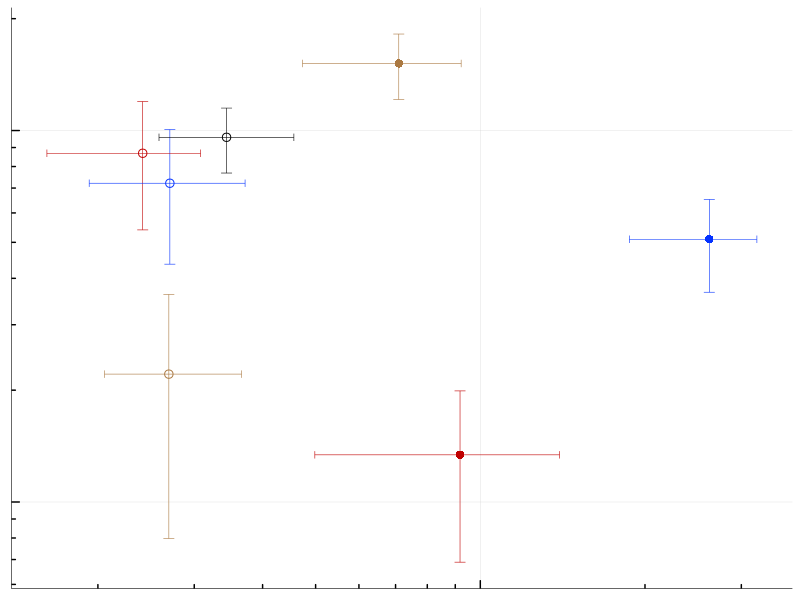
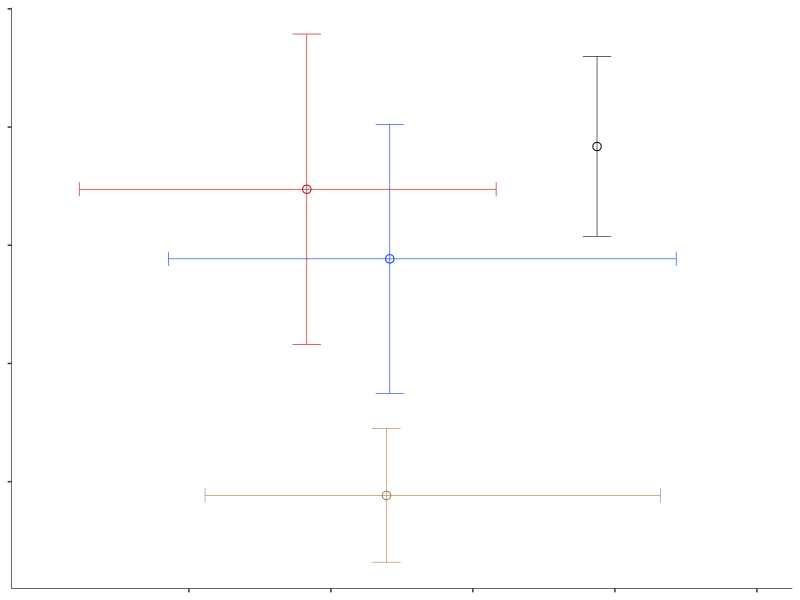

The R source for these figures, in order:
## Combines count and Cnet data in one plot (day 14)
library("dplyr")
library(ggplot2)
library(scales)

# import data
count_bact <- read.csv("data/flow2_day14_bact.csv")
count_pt <- read.csv("data/flow2_day14_pt.csv")
cnet_stat <- read.csv("data/SIP_cnet_summary.csv")

# get statistics from count data
count_bact_stat <- count_bact %>%
  group_by(Treatment, Ring) %>%
  summarize(mean = mean(Abundance), 
            sd = sd(Abundance))

# merbe count and cnet in to df
count_bact_stat$Ring[count_bact_stat$Ring==1] <- 'inner'
count_bact_stat$Ring[count_bact_stat$Ring==2] <- 'outer'
df <- cnet_stat
colnames(df) <- c("treatment", "ring", "cnet_q25", "cnet_q50", "cnet_q75")
df$count_mean <- NA
df$count_sd <- NA

for (row in 1:nrow(df)){
  t <- df$treatment[row]
  r <- df$ring[row]
  df[row, 'count_mean'] <- count_bact_stat$mean[count_bact_stat$Treatment==t & count_bact_stat$Ring==r]
  df[row, 'count_sd'] <- count_bact_stat$sd[count_bact_stat$Treatment==t & count_bact_stat$Ring==r]
}


# plot
setEPS()
postscript("figures/fig5a.eps", width = 2, height = 2)

ggplot(df, aes(x=cnet_q50, y=count_mean, shape=ring, colour=treatment)) + 
  geom_point(size=2.5, stroke=0.5) + 
  geom_errorbar(aes(ymax = count_mean+count_sd, ymin = count_mean-count_sd), width=0.02, linewidth=0.2) + 
  geom_errorbarh(aes(xmax = cnet_q75, xmin = cnet_q25), height=0.02, linewidth=0.2) + 
  # scale_x_log10(breaks = trans_breaks("log10", function(x) 10^x),
  #               labels = trans_format("log10", math_format(10^.x))) +
  scale_x_continuous(trans='log10', breaks=c(0.1)) +
  scale_y_continuous(trans='log10', breaks=c(10^6, 10^7)) +
  annotation_logticks(short = unit(0.1, "cm"),
                      mid = unit(0.1, "cm"),
                      long = unit(0.2, "cm"),
                      size = 0.3) +
  scale_color_manual(values=c("#C00000", "#0432FF", "#AB7942", "#000000")) +  # Alcani, Devosi, Marino, none
  scale_shape_manual(values = c(16,1)) +  # Inner, outer
  theme(strip.background = element_rect(fill=NA),
        panel.background = element_rect(fill = "transparent", color = NA),
        panel.grid.major = element_line(colour = "grey80", linewidth=0.1),
        # panel.grid.minor = element_line(colour = "grey80", linewidth=0.2),
        plot.background = element_rect(fill = "transparent", color = NA),
        panel.border = element_blank(),
        legend.position = "None",
        axis.title.x = element_blank(),
        axis.title.y = element_blank(),
        axis.text.x = element_blank(),
        axis.text.y = element_blank(),
        axis.line = element_line(size = 0.2),
        axis.ticks = element_blank()
        )

dev.off()


# plot for each ring
df_sub <- df[df$ring=='outer',]

setEPS()
postscript("figures/fig5a_outer_inset.eps", width = 1.5, height = 1)

ggplot(df_sub, aes(x=cnet_q50, y=count_mean, shape=ring, colour=treatment)) + 
  geom_point(size=2.5, stroke=0.5) + 
  geom_errorbar(aes(ymax = count_mean+count_sd, ymin = count_mean-count_sd), width=0.001, linewidth=0.2) + 
  geom_errorbarh(aes(xmax = cnet_q75, xmin = cnet_q25), height=3e5, linewidth=0.2) + 
  # scale_x_log10(breaks = trans_breaks("log10", function(x) 10^x),
  #               labels = trans_format("log10", math_format(10^.x))) +
  scale_x_continuous(
    limits = c(0.015, 0.04),
    # trans='log10',
    breaks=seq(0.02, 0.04, 0.005)
    ) +
  # scale_y_continuous(limits = c(2e6, 1e7)
  #                    # trans='log10',
  #                    # breaks=c(10^6, 10^7)
  #                    ) +
  # annotation_logticks(short = unit(0.1, "cm"),
  #                     mid = unit(0.1, "cm"),
  #                     long = unit(0.2, "cm"),
  #                     size = 0.3) +
  scale_color_manual(values=c("#C00000", "#0432FF", "#AB7942", "#000000")) +  # Alcani, Devosi, Marino, none
  scale_shape_manual(values = c(1)) +  # Inner (16), outer (1)
  theme(strip.background = element_rect(fill=NA),
        panel.background = element_rect(fill = "transparent", color = NA),
        panel.grid.major = element_blank(),
        # panel.grid.minor = element_line(colour = "grey80", linewidth=0.2),
        plot.background = element_rect(fill = "transparent", color = NA),
        panel.border = element_blank(),
        legend.position = "None",
        axis.title.x = element_blank(),
        axis.title.y = element_blank(),
        axis.text.x = element_blank(),
        axis.text.y = element_blank(),
        axis.line = element_line(size = 0.2)
        # axis.ticks = element_blank()
  )

dev.off()
